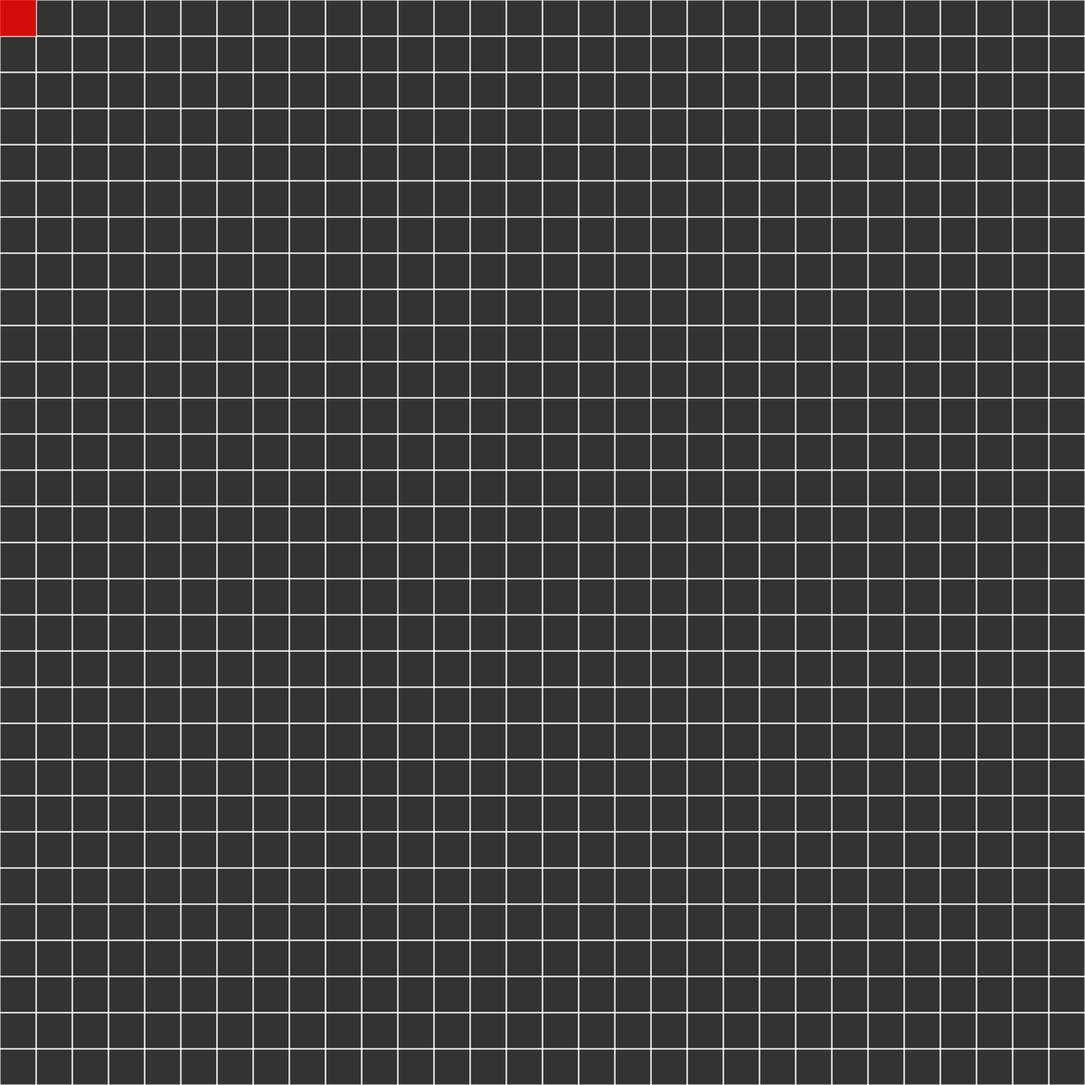
Frame 1 (no input)
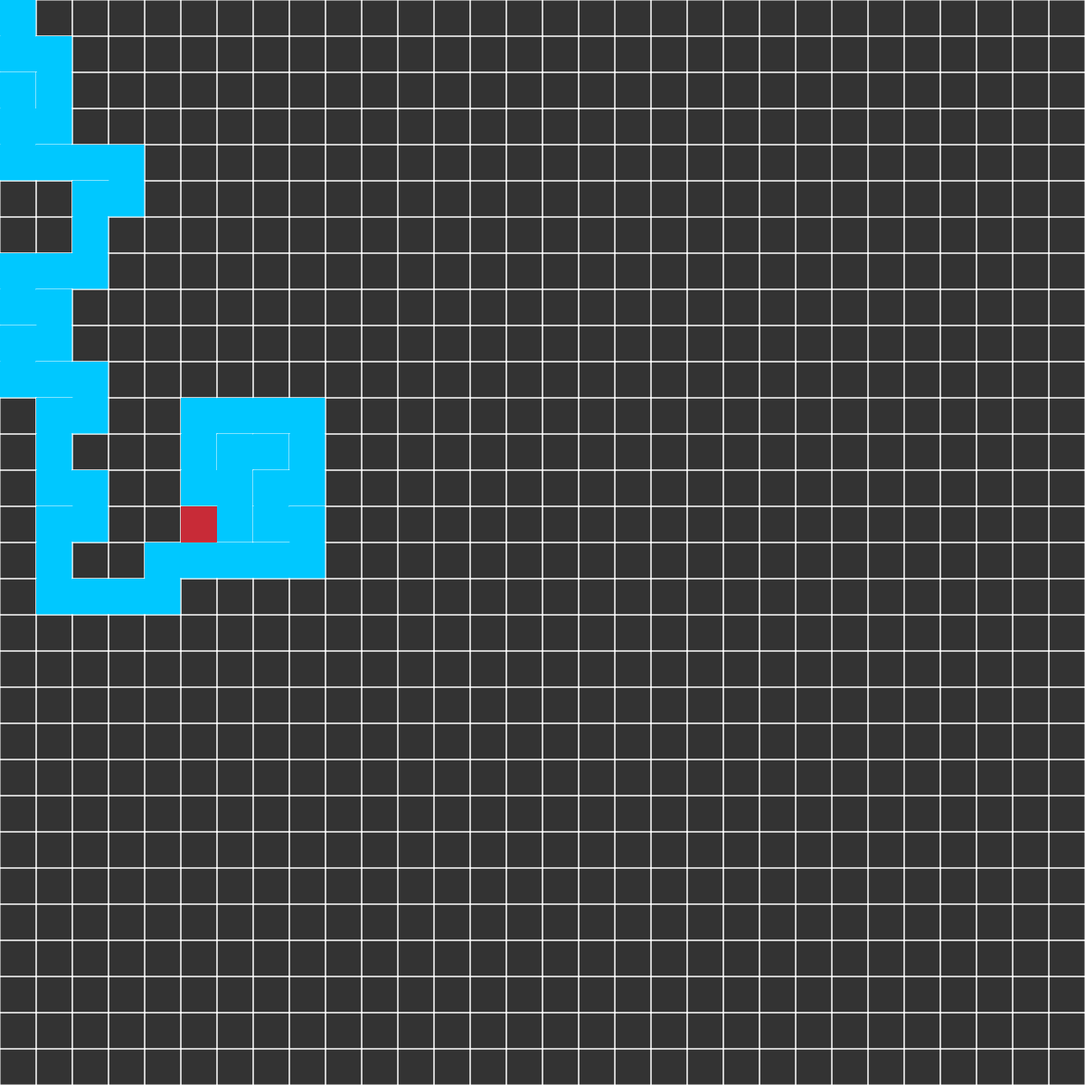
Frame 60 (no input)
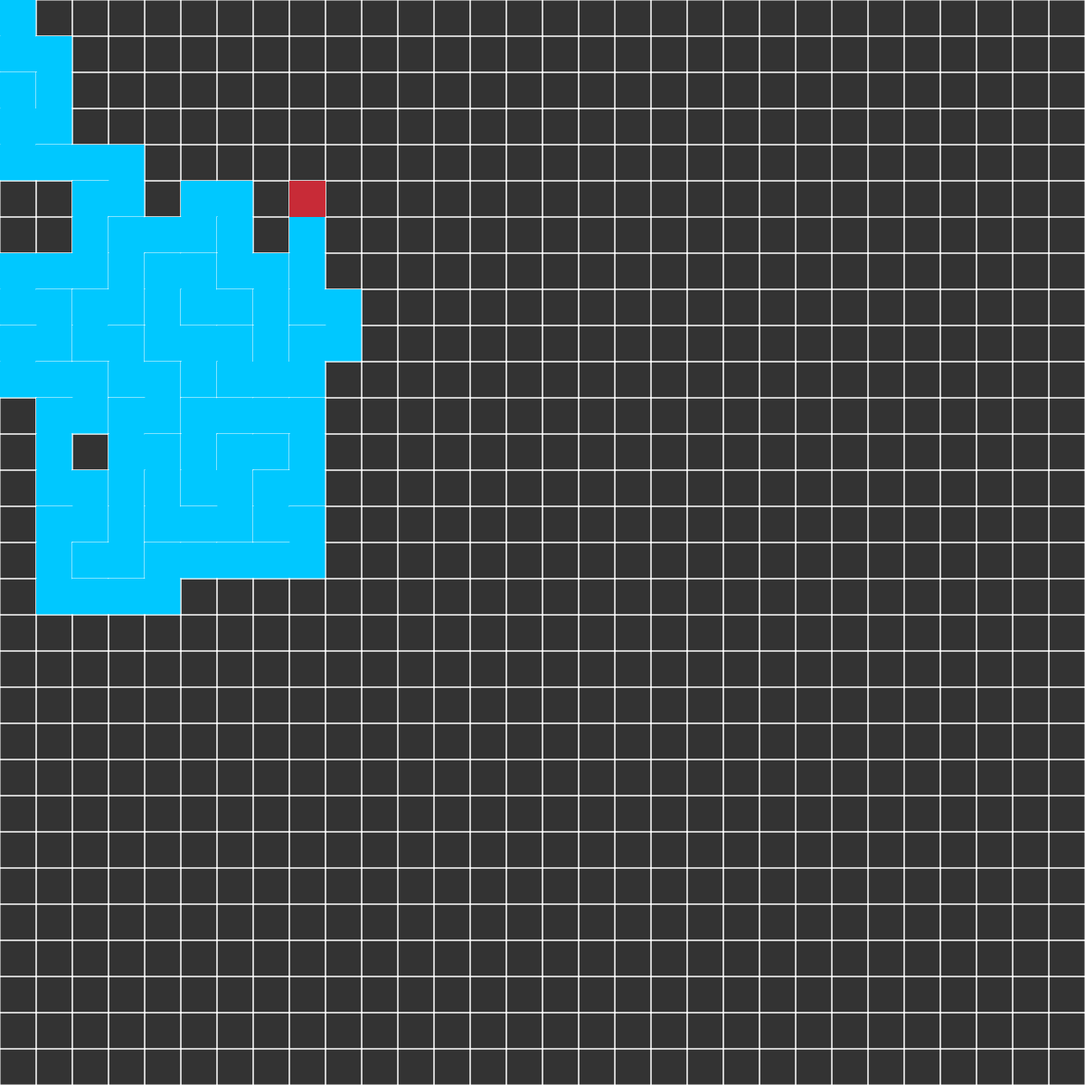
Frame 120 (the mouse pressed at the canvas centre since frame 60)

The p5.js sketch that drew these frames (run headless with seeded random() and noise() and a simulated clock; from frame 60 on, the mouse is pressed at the canvas centre):

// p5.js sketch
// ── sketch.js
var columns;
var rows;
var gridSize = 40;
var cells = [];
var stack = [];

var currentCell;

function setup() {
  createCanvas(1200, 1200);

  columns = floor(width / gridSize);
  rows = floor(height / gridSize);

  for (var i = 0; i < rows; i += 1) {
    for (var j = 0; j < columns; j += 1) {
      var cell = new Cell(i, j);
      cells.push(cell);
    }
  }

  currentCell = cells[0];
}

function draw() {
  background(51);
  for (var i = 0; i < cells.length; i += 1) {
    cells[i].show();
  }
  currentCell.visited = true;
  var nextCell = currentCell.checkNeighbors();

  if (nextCell) {
    currentCell.highlight();
    nextCell.visited = true;
    stack.push(currentCell);
    removeWalls(currentCell, nextCell);
    currentCell = nextCell;
  } else if (stack.length > 0) {
    currentCell.highlight();
    currentCell = stack.pop();
  }
}

function index(row, column) {
  if (column < 0 || row < 0 || column > columns - 1 || row > rows - 1) {
    return -1;
  }
  return column + row * columns;
}

function removeWalls(currentCell, nextCell) {
  var x = currentCell.column - nextCell.column;
  if (x == 1) {
    currentCell.left = false;
    nextCell.right = false;
  } else if (x == -1) {
    currentCell.right = false;
    nextCell.left = false;
  }

  var y = currentCell.row - nextCell.row;
  if (y == 1) {
    currentCell.top = false;
    nextCell.bottom = false;
  } else if (y == -1) {
    currentCell.bottom = false;
    nextCell.top = false;
  }
}

// ── Cell.js
function Cell(row, column) {
  this.row = row;
  this.column = column;
  this.visited = false;

  this.top = true;
  this.right = true;
  this.bottom = true;
  this.left = true;

  this.show = function() {
    var x = this.column * gridSize;
    var y = this.row * gridSize;
    stroke(255);

    if (this.top) {
      line(x, y, x + gridSize, y);
    }
    if (this.right) {
      line(x + gridSize, y, x + gridSize, y + gridSize);
    }
    if (this.bottom) {
      line(x + gridSize, y + gridSize, x, y + gridSize);
    }
    if (this.left) {
      line(x, y + gridSize, x, y);
    }

    if (this.visited) {
      noStroke();
      fill(0, 200, 255);
      rect(x, y, gridSize, gridSize);
    }
  }

  this.highlight = function() {
    var x = this.column * gridSize;
    var y = this.row * gridSize;
    noStroke()
    fill(255, 0, 0, 200);
    rect(x, y, gridSize, gridSize);
  }

  this.checkNeighbors = function() {
    var neighbors = [];
    var topNeighbor = cells[index(row - 1, column)];
    var rightNeighbor = cells[index(row, column + 1)];
    var bottomNeighbor = cells[index(row + 1, column)];
    var leftNeighbor = cells[index(row, column - 1)]

    if (topNeighbor && !topNeighbor.visited) {
      neighbors.push(topNeighbor);
    }
    if (rightNeighbor && !rightNeighbor.visited) {
      neighbors.push(rightNeighbor);
    }
    if (bottomNeighbor && !bottomNeighbor.visited) {
      neighbors.push(bottomNeighbor);
    }
    if (leftNeighbor && !leftNeighbor.visited) {
      neighbors.push(leftNeighbor);
    }

    if (neighbors.length > 0) {
      var randomNeighbor = floor(random(0, neighbors.length));
      return neighbors[randomNeighbor];
    } else {
      return undefined;
    }
  }
}
